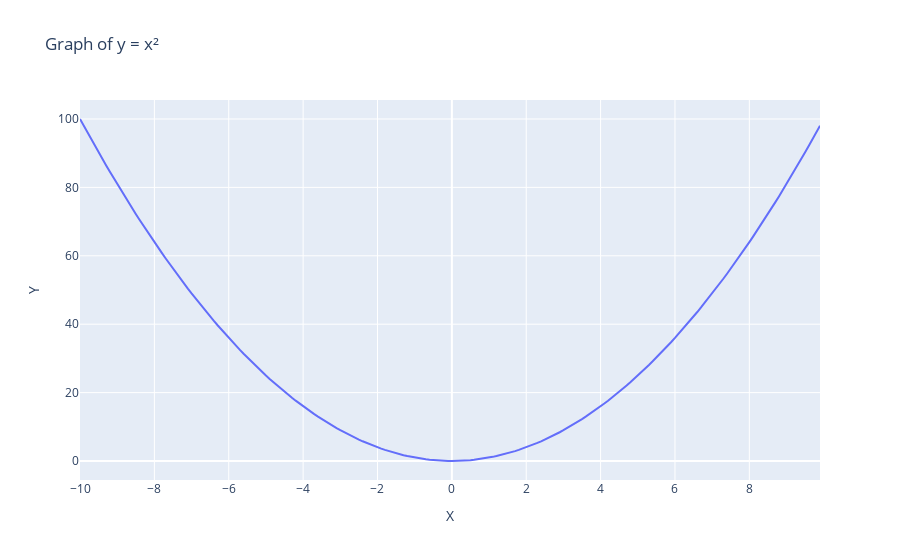

Notebook cell for this chart:
### Code cell
import plotly.graph_objects as go
import numpy as np

def plot_function():
    # Генерируем значения x от -10 до 10 с шагом 0.1
    x = np.arange(-10, 10, 0.1)

    # Вычисляем значения y = x²
    y = x**2

    # Создаем график с помощью plotly
    fig = go.Figure(data=go.Scatter(x=x, y=y))

    # Настраиваем оси и заголовок графика
    fig.update_layout(
        xaxis_title='X',
        yaxis_title='Y',
        title='Graph of y = x²'
    )

    # Отображаем график
    fig.show()

plot_function()

### Figure 1 — Plotly figure (JSON) as saved in the notebook; plotly's stock layout.template omitted (floating-point values rounded to 4 significant figures; data arrays with more than 128 entries replaced by an {"elided": "..."} marker saying what was removed)
{"data": [{"type": "scatter", "x": {"elided": "200 float values"}, "y": {"elided": "200 float values"}}], "layout": {"title": {"text": "Graph of y = x²"}, "xaxis": {"title": {"text": "X"}}, "yaxis": {"title": {"text": "Y"}}}}
